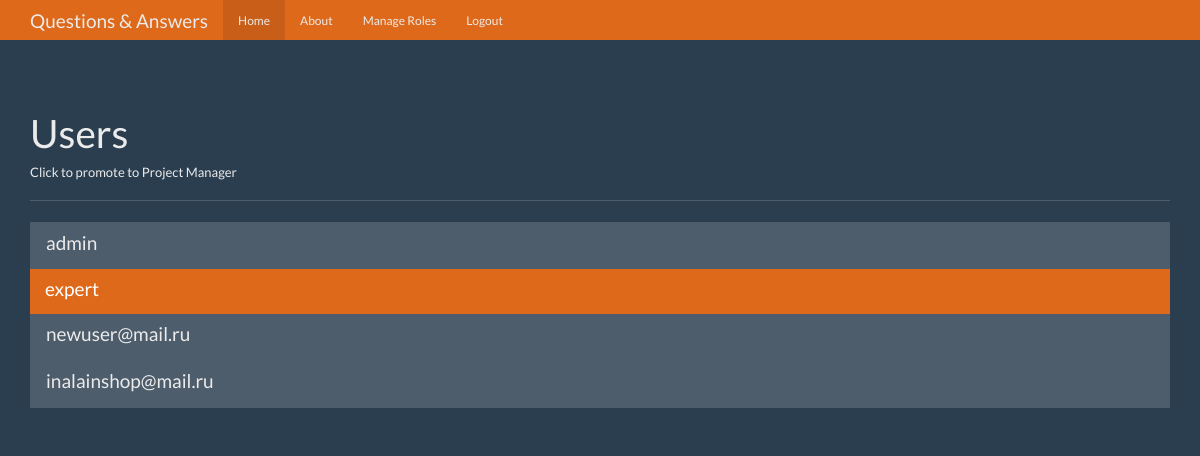
The app's page /users (signed in) with its own data.
### debugger/models.py (models this page shows, shortened)
class Users(db.Model,UserMixin):
    id = db.Column(db.Integer, primary_key=True)
    username = db.Column(db.String(20),unique=True,nullable=False)
    password = db.Column(db.String(60),nullable=False)
    admin = db.Column(db.Boolean, nullable=False)
    expert = db.Column(db.Boolean, nullable=False)
    projects = db.relationship('Projects', backref='author', lazy=True)
    tickets = db.relationship('Tickets',backref='author',lazy=True)

### debugger/routes.py (the view)
@app.route('/users')
def users():
    users = Users.query.all()
    if current_user.admin == 0:
        return redirect(url_for('index'))
    return render_template('users.html',users=users)

### debugger/models.py (called while the page is built)
@login_manager.user_loader
def load_user(user_id):
    return Users.query.get(int(user_id))

### debugger/templates/users.html (shortened to what this page needs)
{% extends "base.html" %}
{% from "show_links.html" import show_links %}
{% block nav%}
          {{ show_links(current_user) }}
{% endblock %}
{% block body %}
      <div class="page-header">
        <h1>Users</h1>
        <h6>Click to promote to Project Manager</h6>
      </div>
      <div class="row">
        <div class="col-lg-12">
          <div class="list-group">
            {% for user in users %}
            <a href="{{ url_for ('promote', user_id = user['id']) }}" class="list-group-item {% if user['expert'] == 1 %} active {% endif %}">
              <h4 class="list-group-item-heading">{{ user['username'] }}</h4>
            </a>
            {% endfor %}
          </div>
        </div>
      </div>
{% endblock %}

### debugger/static/theme.css (style rules this page uses)
body { padding-top: 70px; padding-bottom: 30px; }

### records on screen
Users: username "admin"
Users: username "expert"
Users: username "newuser@mail.ru"
Users: username "inalainshop@mail.ru"
